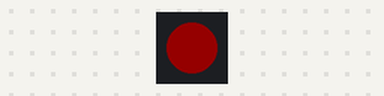
Bench run of a sketch on a simulated Arduino Uno, built with avr-gcc and run on an emulated ATmega328P. Parts: 1 RGB LEDs in strip order, left to right. Dim RGB values are drawn brighter than linear.

Above: at 0.5 s.
At 3.5 s:
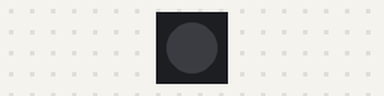
Timing chart, 0 to 4.6 s (numbered marks = the images above):
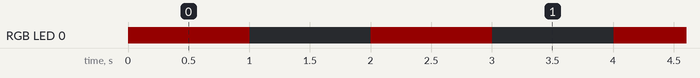

Measured:
- by itself, RGB LED 0: alternates RGB(20, 0, 0) for 1.0 s and off for 1.0 s

The sketch:

05_RGB.ino
```cpp
#include <FastLED.h> // this library helps us to control RGB leds

#define NUM_LEDS 1 // leds count
#define DATA_PIN 3 // data pin, connected to DIO
#define COLOR_ORDER GRB  //if your colors look incorrect, change the color order here
#define BRIGHTNESS  20 // 0-255

CRGB leds[NUM_LEDS]; // leds array

// the setup routine runs once when you press reset:
void setup() {
  // setup our 'stripe'
  FastLED.addLeds<WS2812B, DATA_PIN, COLOR_ORDER>(leds, NUM_LEDS);
  // set brightness
  FastLED.setBrightness(BRIGHTNESS); // set brightness
}

// the loop routine runs over and over again forever:
void loop() {
      // Turn the first led red for 1 second
      leds[0] = CRGB::Red;
      FastLED.show();
      delay(1000);

      // Set the first led back to black for 1 second
      leds[0] = CRGB::Black;
      FastLED.show();
      delay(1000);
}
```
